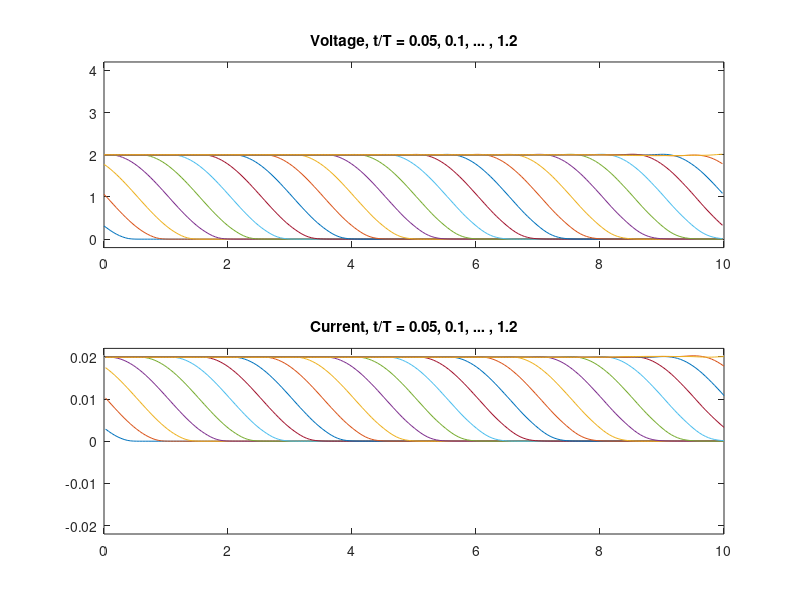

The MATLAB source for this figure:
% script RR_Telegraphers_Equations
% Simulates the Telegraphers Equations.
% Renaissance Robotics codebase, Chapter 10, https://github.com/tbewley/RR
% Copyright 2021 by Thomas Bewley, distributed under Modified BSD License.

clear; termination=true    % try both termination=true and termination=false
R=0; G=0;                  % also try G=1e-3 or R=1e1
L=525e-9; C=52e-12; Z0=sqrt(L/C), c=1/sqrt(L*C), X=10; N=200, T=X/c;  h=T/1000
Delta_x=X/(N+0.5); d=1/Delta_x; A=zeros(2*N,2*N);
figure(1); clf, XV=[0:Delta_x:X]; XI=[Delta_x/2:Delta_x:X];
for i=1:N,
   if i>1, A(2*i-1,2*i-2)= d/L; end, A(2*i-1,2*i-1)=-R/L; A(2*i-1,2*i)=-d/L; 
   if i<N, A(2*i,2*i+1)  =-d/C; end, A(2*i,  2*i  )=-G/C; A(2*i,2*i-1)= d/C;       
end
if termination, A(2*N,2*N)=A(2*N,2*N)-(d/C)/Z0; end
D=eye(2*N)-A*h/2; E=eye(2*N)+A*h/2;
n_max=floor(5.050001*T/h); t1=1e-8; x=zeros(2*N,1); t=0; 
for n=1:n_max
   r=E*x; t=(n-0.5)*h;
   if t<t1, Vleft=(1-cos(pi*t/t1)); else, Vleft=2; end, r(1)=r(1)+(d/L)*h*Vleft;
   x=D\r; t=n*h;
   if termination, Iright=x(2*N)/Z0; else, Iright=0; end
   if mod(n,50)==0, subplot(2,1,1), plot(XV, [Vleft; x(2:2:2*N)]), axis([0 X -0.2 4.2]), 
                    title(['Voltage, t/T = ',num2str(t/T)]), hold on
                    subplot(2,1,2), plot(XI, [x(1:2:2*N-1); Iright]), axis([0 X -.022 .022]),
                    title(['Current, t/T = ',num2str(t/T)]), hold on, pause(0.2), end
   if termination
      if n==1200
         subplot(2,1,1), title(['Voltage, t/T = ',num2str(0.05),', ',num2str(0.1),', ... , ',num2str(t/T)])
         subplot(2,1,2), title(['Current, t/T = ',num2str(0.05),', ',num2str(0.1),', ... , ',num2str(t/T)])
         print -depsc telegraphers_terminated, break
     end
   else
      if (n==1050) | (n==2050) | (n==3050) | (n==4050)
         subplot(2,1,1), title(['Voltage, t/T = ',num2str(t/T-0.95),', ',num2str(t/T-0.9),', ... , ',num2str(t/T)])
         subplot(2,1,2), title(['Current, t/T = ',num2str(t/T-0.95),', ',num2str(t/T-0.9),', ... , ',num2str(t/T)])
         print -depsc telegraphers_notermination, pause, clf
      end
   end
end